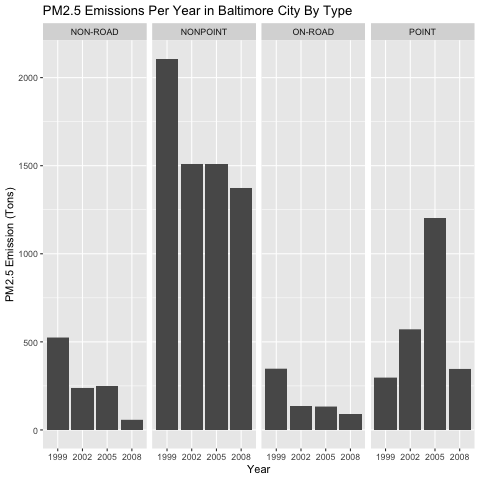

Source code (R):
library(dplyr)
library(ggplot2)

png(filename = "/Users/vasudok/R Programming/Coursera R/EDAProject2/plot3.png")

ggplot(baltimore,aes(factor(year),Emissions)) +
  geom_bar(stat="identity") +
  facet_grid(.~type) + 
  labs(x = "Year", y = "PM2.5 Emission (Tons)") + 
  labs(title = "PM2.5 Emissions Per Year in Baltimore City By Type")

dev.off()
